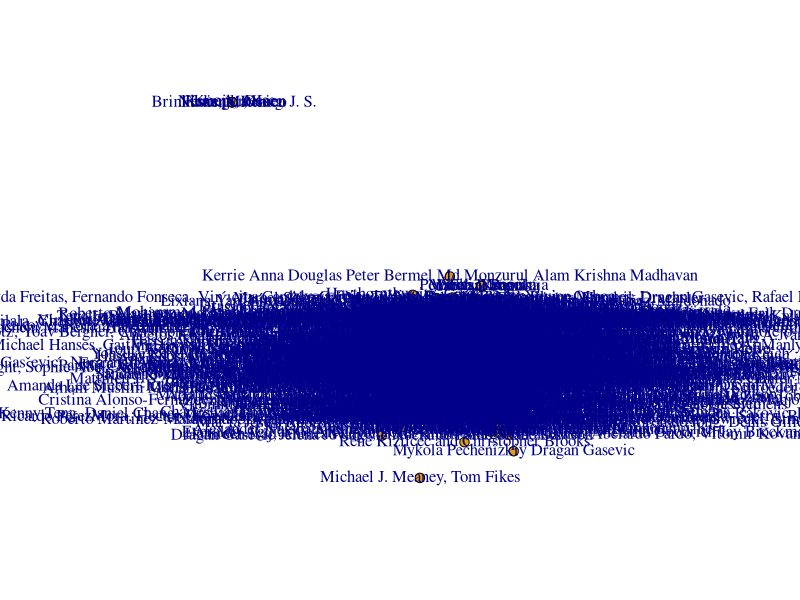

This chart was generated by the following R code:
## ---- chunk 1
library(tidyverse)
library(readxl)
library(igraph)
## ---- chunk 2
L1 <- read_excel("LAK data.xlsx")

L2 <- select(L1, Authors, `Publication Year`)

L2$id <- seq(1,1375,1)

L3 <- L2 %>% add_column(author = L2$Authors %>% str_split(';', simplify = T))
#L3 <- as.data.frame(L3)

L4 <- L3 %>%
  mutate_at("author", as.data.frame) |> 
  unnest(author)

#L4 <- bind_rows(replicate(13,L3, simplify=F)) 

L4 <- L4 %>% select(-Authors)

L5 <- L4 %>%
  pivot_longer(
    cols = 3:15,
    names_to = "author_number",
    values_to = "author"
  )

L5 <- filter(L5, author != "")

L6 <- select(L5, id, author)
L6$value <- 1

L6 <- pivot_wider(L6, names_from = author, values_from = value)
rownames(L6) <- L6$id
L6$id <- NULL
M6 <- as.matrix(L6)
M6[is.na(M6)]<-0

M7 <- t(M6) %*% M6

diag(M7) <- NA

## ---- chunk 3
g1 <- graph_from_adjacency_matrix(
  M7,
  mode = c("undirected"),
  weighted = NULL,
  diag = TRUE,
  add.colnames = NULL,
  add.rownames = NA
)

plot(g1, layout=layout_with_fr, vertex.size=5, label.cex = 0.1)

